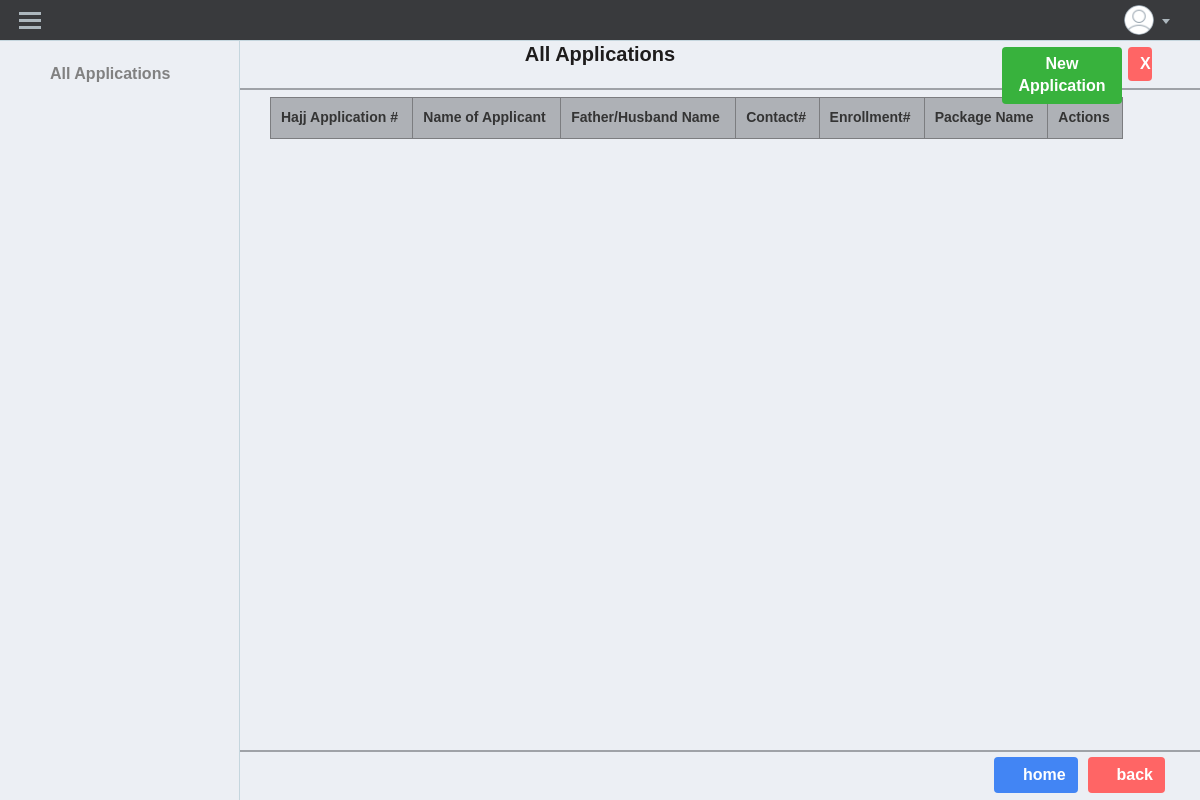
Page /hajj_application/list (signed in) on the earlier database version.
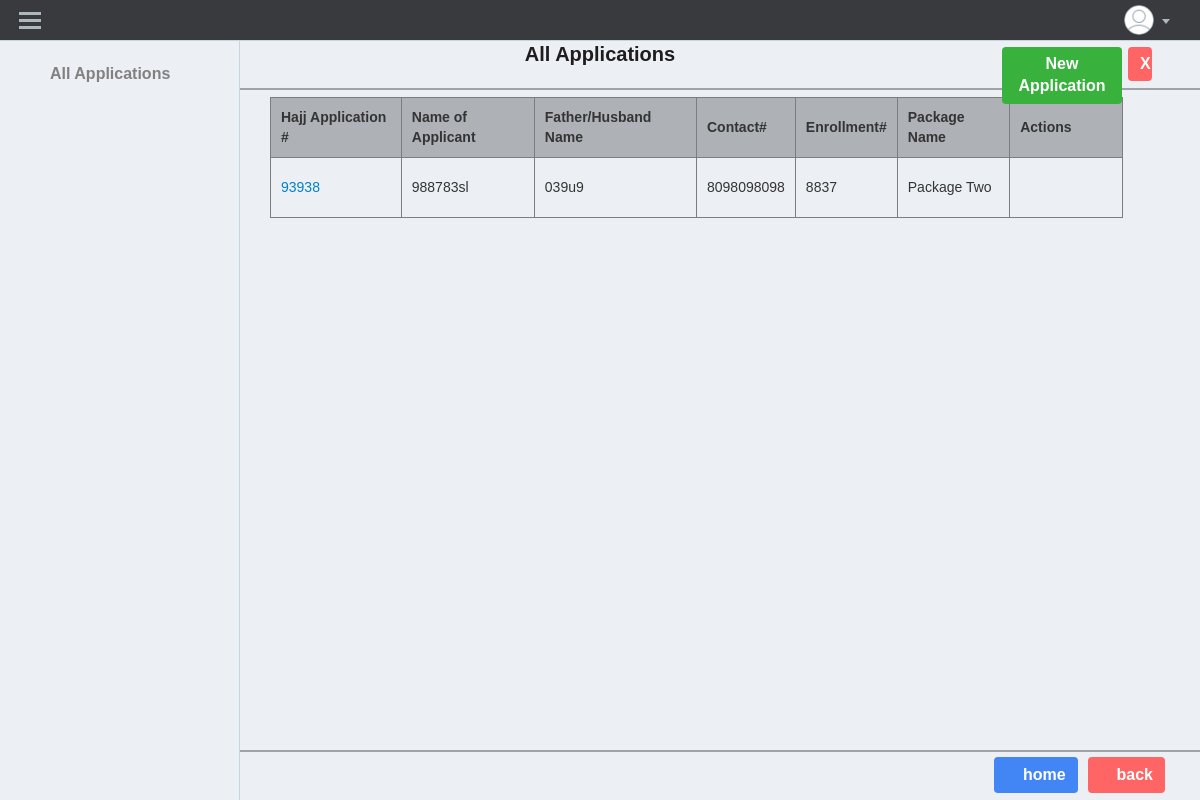
Same page on the later database version.
### hajj_application/models.py (models this page shows, shortened)
class TimeStampModel(models.Model):
    created_at = models.DateTimeField(auto_now_add=True)
    updated_at = models.DateTimeField(auto_now=True)
    class Meta:
        abstract = True

class HajjApplication(TimeStampModel):
    user = models.ForeignKey(settings.AUTH_USER_MODEL, on_delete=models.PROTECT)
    photo = models.ImageField(upload_to='photo/', null=True, blank=True, verbose_name='Photo')
    hajj_application_no = models.CharField(max_length=20, null=True, verbose_name='Hajj Application No')
    enrollment_no = models.CharField(max_length=20, null=True, verbose_name='Enrollment No')
    group_coordinator_application_no = models.CharField(max_length=20, null=True,
                                                        verbose_name='Group Coordinator\'s Application No')
    hgo_no = models.CharField(max_length=20, null=True, verbose_name='HGO No')
    stay_duration = models.CharField(max_length=10, null=False, verbose_name='Stay Duration', choices=STAY_DURATION,
                                     default=None)
    substituted_against_application_no = models.CharField(max_length=20, null=True,
                                                          verbose_name="Subsitituted Against Application No")
    name_of_applicant_as_per_passport = models.CharField(max_length=50, null=True,
                                                         verbose_name='Name of Applicant as per passport')
    sur_name = models.CharField(max_length=50, null=True, verbose_name='Sur Name')
    given_name = models.CharField(max_length=50, null=True, verbose_name='Given Name')
    father_husband_name = models.CharField(max_length=50, null=True, verbose_name='Father/ Husband name')
    passport_no = models.CharField(max_length=50, null=True, verbose_name='Passport No')
    date_of_expiry = models.DateField(null=True, verbose_name='Date of Expiry')
    date_of_birth = models.DateField(null=True, verbose_name='Date of Birth')
    nadra_id_card_no = models.CharField(max_length=50, null=True, verbose_name='NADRA ID Card No')
    blood_group = models.CharField(max_length=10, null=False, verbose_name='Blood Group', choices=BLOOD_GROUP,
                                   default=None)
    gender = models.CharField(max_length=10, null=False, verbose_name='Gender', choices=GENDER, default=None)
    fiqah = models.CharField(max_length=10, null=False, verbose_name='Fiqah', choices=FIQAH, default=None)
    are_you_married = models.CharField(max_length=5, null=False, verbose_name='Are You Married', choices=MARRIED,
                                       default=None)
    present_postal_address = models.TextField(null=True, verbose_name='Present Postal Address')
    tehsil_code = models.CharField(max_length=20, null=True, verbose_name='Tehsil Code')
    mobile_no = models.CharField(max_length=20, null=True, verbose_name='Mobile No')
    telephone_no = models.CharField(max_length=20, null=True, verbose_name='Telephone No')
    performed_hajj_in_last_five_years = models.CharField(max_length=5, null=True,
                                                         verbose_name='Performed Hajj in Last five years',
                                                         choices=PERFORMED_HAJJ_IN_LAST_5_YEARS, default=None)
    want_to_perform_hajj_e_badal = models.CharField(max_length=5, null=False,
                                                    verbose_name='Want to perform Hajj-e-Badal',
                                                    choices=WANT_TO_PERFORM_HAJJ_E_BADAL, default=None)
    want_to_perform_hajj_as_group_worker = models.CharField(max_length=5, null=True,
                                                            verbose_name='Want to perform Hajj as gorup worker',
                                                            choices=WANT_TO_PERFORM_HAJJ_AS_GROUP_WORKER, default=None)
    are_you_mehram_of_a_lady = models.CharField(max_length=5, null=False, verbose_name='Are you mehram of a lady',
                                                choices=ARE_YOUR_MEHRAM, default=None)
    cnic_no_of_lady = models.CharField(max_length=20, null=True,
                                       verbose_name='CNIC No of Lady who have not performed Hajj in last five years')
    nominee_name = models.CharField(max_length=50, null=True, verbose_name='Name')
    relationship_with_nominee = models.CharField(max_length=50, null=True, verbose_name='Relationship')
    nominee_cnic_no = models.CharField(max_length=20, null=True, verbose_name='CNIC No')
    nominee_mobile_no = models.CharField(max_length=20, null=True, verbose_name='Mobile No')
    nominee_telephone_no = models.CharField(max_length=20, null=True, verbose_name='Telephone No')
    emergency_name_of_person = models.CharField(max_length=50, null=True, verbose_name='Name of person')
    emergency_relationship = models.CharField(max_length=50, null=True, verbose_name='Relationship')
    emergency_cell_no = models.CharField(max_length=20, null=True, verbose_name='Cell No')
    mehram_application_no = models.CharField(max_length=20, null=True, verbose_name='Application No')
    mehram_code = models.CharField(max_length=20, null=True, verbose_name='Code')
    mehram_relationship = models.CharField(max_length=20, null=True, verbose_name='Relationship')
    package = models.ForeignKey(Package, on_delete=models.CASCADE, null=True, verbose_name='Package')
    package_name = models.CharField(max_length=100, blank=True, null=True, verbose_name='Package Name')

### package_making/models.py (models this page shows)
class TimeStampModel(models.Model):
    created_at = models.DateTimeField(auto_now_add=True)
    updated_at = models.DateTimeField(auto_now=True)
    class Meta:
        abstract = True

class Package(TimeStampModel):
    PACKAGE_TYPES = [
        ('Hajj', 'Hajj'),
        ('Tour', 'Tour'),
        ('Umrah', 'Umrah'),
    ]
    MAKTAB_CHOICES = [
        ('A', 'A'),
        ('B', 'B'),
        ('C', 'C'),
        ('D', 'D'),
    ]
    name = models.CharField(max_length=100, verbose_name='Package Name', unique=True)
    package_type = models.CharField(max_length=10, choices=PACKAGE_TYPES, verbose_name='Package Type')
    country = models.ForeignKey(Country, on_delete=models.CASCADE, verbose_name='Country')
    country_name = models.CharField(max_length=100, blank=True, null=True, verbose_name='Country Name')
    country_code = models.CharField(max_length=10, verbose_name='Country Code')
    package_days = models.IntegerField(verbose_name='Package Days')
    maktab = models.CharField(max_length=1, choices=MAKTAB_CHOICES, verbose_name='Maktab')
    package_sale_price_sar = models.DecimalField(max_digits=10, decimal_places=2,
                                                 verbose_name='Package Sale Price(SAR)')
    exchange_rate = models.DecimalField(max_digits=10, decimal_places=8, verbose_name='Exchange Rate')
    package_sale_price_pkr = models.DecimalField(max_digits=10, decimal_places=2,
                                                 verbose_name='Package Sale Price(PKR)')
    terms_and_conditions = models.TextField(verbose_name='Terms and Conditions')
    class Meta:
        verbose_name = 'Package'
        verbose_name_plural = 'Packages'
    def __str__(self):
        return self.name

### hajj_application/views.py (the view)
# urls.py: path('list', ListHajjApplication.as_view(), name='list'),
class ListHajjApplication(LoginRequiredMixin, ListView):
    template_name = 'hajj_application/list.html'
    context_object_name = 'hajj_application_items'
    model = HajjApplication
    def get_queryset(self):
        queryset = super(ListHajjApplication, self).get_queryset()
        return queryset
    def get_context_data(self, **kwargs):
        context = super(ListHajjApplication, self).get_context_data(**kwargs)
        return context

### templates/hajj_application/list.html (shortened to what this page needs)
{% extends 'base.html' %}
{% load static %}
{% block content %}
            <div class="heading-container">
                <h5 class="heading">All Applications</h5>
            </div>
            <div class="ro-outer">
                <a href="{% url 'hajj_application:add' %}">
                    <span class=" new_button button-green ">New Application</span>
                </a>
                <span type="button" class="close_btn button-red" aria-hidden="true" onClick="javascript:history.go(-1);">X</span>
            </div>
            <table id="list" >
                <thead>
                <tr>
                    <th>Hajj Application #</th>
                    <th>Name of Applicant</th>
                    <th>Father/Husband Name</th>
                    <th>Contact#</th>
                    <th>Enrollment#</th>
                    <th>Package Name</th>
                    <th>Actions</th>
                </tr>
                </thead>
                {% for item in hajj_application_items %}
                    <tr>
                        <td><a href="{% url "hajj_application:detail" item.pk %}"
                               style="text-decoration: none; border: 0;">{{ item.hajj_application_no }}</a></td>
                        <td>{{ item.name_of_applicant_as_per_passport }}</td>
                        <td>{{ item.father_husband_name }}</td>
                        <td>{{ item.mobile_no }}</td>
                        <td>{{ item.enrollment_no }}</td>
                        <td>{{ item.package }}</td>
                         <td><a href="{% url "hajj_application:update" item.pk %}"
                               style="text-decoration: none; border: 0;margin-right: 20px;"><i
                                class="fa fa-pencil-square-o"
                                aria-hidden="true"></i></a>
                            <a href="{% url "hajj_application:delete" item.pk %}"
                               style="text-decoration: none; border: 0;color:red;margin-right: 20px;"><i
                                    class="fa fa-trash-o"
                                    aria-hidden="true"></i></a>
                            <a href="{% url "hajj_application:detail" item.pk %}"
                               style="text-decoration: none; border: 0;margin-right: 20px;"><i class="fa fa-expand" aria-hidden="true"></i></a>
                        </td>
                    </tr>
                {% endfor %}
            </table>
            <div class="row actionButtons ">
        <div class="float-right " style="margin-right: 50px;">
            <button type="button" id="addClient" name="addClient" value="Cancel"
                    class="button-red btn-sm"
                    onClick="javascript:history.go(-1);"><i class="fa fa-chevron-left"
                                                            aria-hidden="true"></i> back
            </button>
        </div>
        <div class="float-right " style="margin-right: 10px;">
            <button type="button" id="addClient" name="addClient" value="Cancel"
                    class="button-blue btn-sm"
                    onclick="javascript:window.location.href='/'"><i class="fa fa-home"
                                                                     aria-hidden="true"></i> home
            </button>
        </div>
            </div>
{% endblock %}

Differences in the rows shown:
added HajjApplication: hajj_application_no "93938", name_of_applicant_as_per_passport "988783sl", father_husband_name "039u9", mobile_no "8098098098", enrollment_no "8837", package "Package Two"
